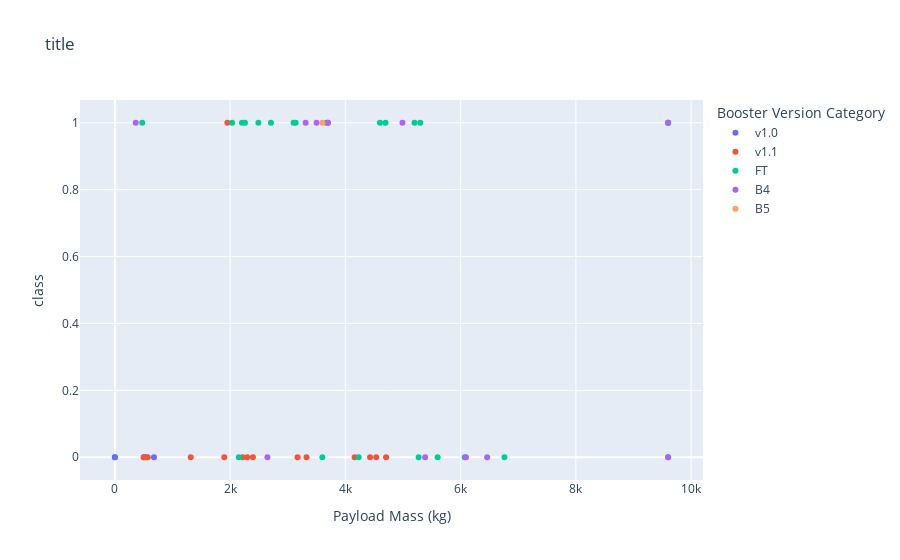

Notebook code cell kept with this figure:
### Code cell
fig = px.scatter(spacex_df, x = 'Payload Mass (kg)', y = 'class', color = 'Booster Version Category',
        title='title')
fig

### Figure 1 — Plotly figure (JSON) as saved in the notebook; plotly's stock layout.template omitted (floating-point values rounded to 4 significant figures)
{"data": [{"hovertemplate": "Booster Version Category=v1.0<br>Payload Mass (kg)=%{x}<br>class=%{y}<extra></extra>", "legendgroup": "v1.0", "marker": {"color": "#636efa", "symbol": "circle"}, "mode": "markers", "name": "v1.0", "orientation": "v", "showlegend": true, "type": "scatter", "x": [0, 0, 525, 500, 677], "xaxis": "x", "y": [0, 0, 0, 0, 0], "yaxis": "y"}, {"hovertemplate": "Booster Version Category=v1.1<br>Payload Mass (kg)=%{x}<br>class=%{y}<extra></extra>", "legendgroup": "v1.1", "marker": {"color": "#EF553B", "symbol": "circle"}, "mode": "markers", "name": "v1.1", "orientation": "v", "showlegend": true, "type": "scatter", "x": [3170, 3325, 2296, 1316, 4535, 4428, 2216, 2395, 570, 4159, 1898, 4707, 1952, 500, 553], "xaxis": "x", "y": [0, 0, 0, 0, 0, 0, 0, 0, 0, 0, 0, 0, 1, 0, 0], "yaxis": "y"}, {"hovertemplate": "Booster Version Category=FT<br>Payload Mass (kg)=%{x}<br>class=%{y}<extra></extra>", "legendgroup": "FT", "marker": {"color": "#00cc96", "symbol": "circle"}, "mode": "markers", "name": "FT", "orientation": "v", "showlegend": true, "type": "scatter", "x": [2034, 5271, 3136, 4696, 3100, 3600, 2257, 4600, 9600, 9600, 475, 9600, 2150, 2490, 5600, 5300, 3697.0, 6070, 2708, 3669, 6761, 5200, 2205, 4230], "xaxis": "x", "y": [1, 0, 1, 1, 1, 0, 1, 1, 1, 1, 1, 0, 0, 1, 0, 1, 1, 0, 1, 1, 0, 1, 1, 0], "yaxis": "y"}, {"hovertemplate": "Booster Version Category=B4<br>Payload Mass (kg)=%{x}<br>class=%{y}<extra></extra>", "legendgroup": "B4", "marker": {"color": "#ab63fa", "symbol": "circle"}, "mode": "markers", "name": "B4", "orientation": "v", "showlegend": true, "type": "scatter", "x": [9600, 9600, 6460, 3310, 4990, 3500, 3697.0, 6092, 2647, 362, 5384], "xaxis": "x", "y": [1, 0, 0, 1, 1, 1, 1, 0, 0, 1, 0], "yaxis": "y"}, {"hovertemplate": "Booster Version Category=B5<br>Payload Mass (kg)=%{x}<br>class=%{y}<extra></extra>", "legendgroup": "B5", "marker": {"color": "#FFA15A", "symbol": "circle"}, "mode": "markers", "name": "B5", "orientation": "v", "showlegend": true, "type": "scatter", "x": [3600], "xaxis": "x", "y": [1], "yaxis": "y"}], "layout": {"legend": {"title": {"text": "Booster Version Category"}, "tracegroupgap": 0}, "title": {"text": "title"}, "xaxis": {"anchor": "y", "domain": [0, 1], "title": {"text": "Payload Mass (kg)"}}, "yaxis": {"anchor": "x", "domain": [0, 1], "title": {"text": "class"}}}}
